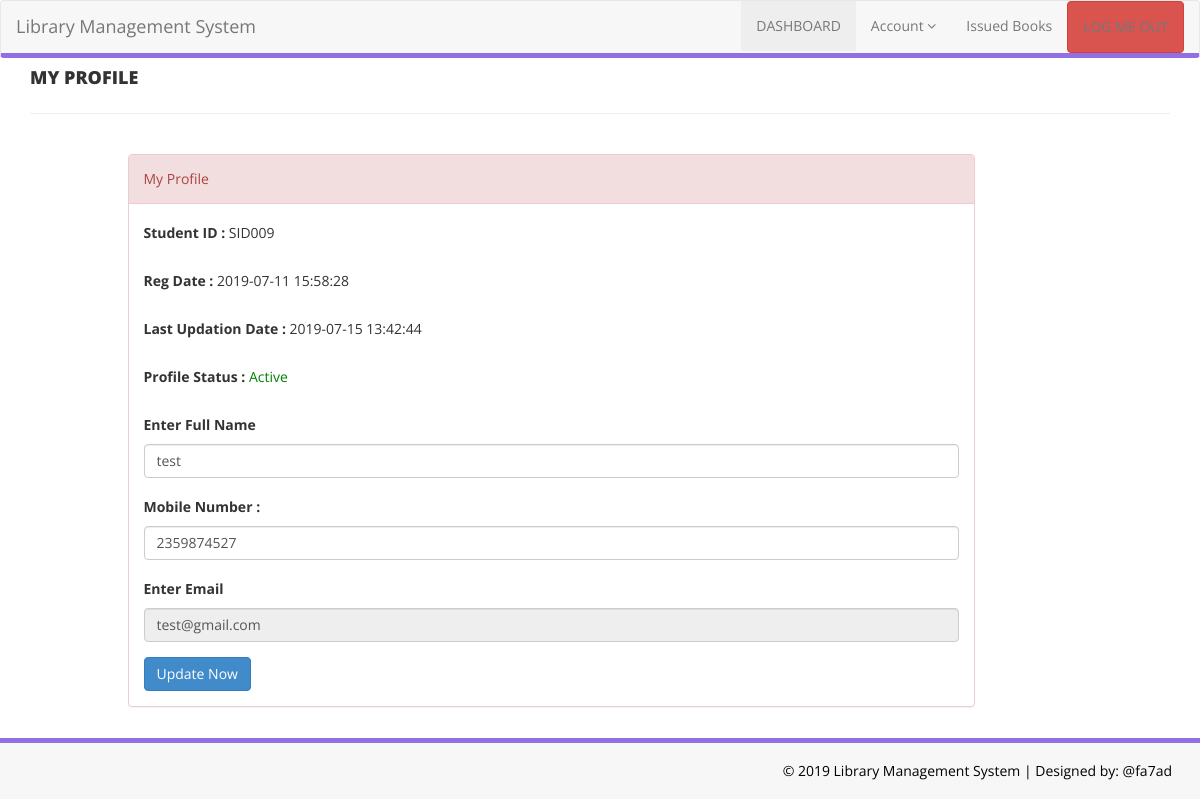
The page /app/src/my-profile.php (signed in) on the database its author committed.
### tables this page shows
CREATE TABLE `tblstudents` (
  `id` int(11) NOT NULL,
  `StudentId` varchar(100) DEFAULT NULL,
  `FullName` varchar(120) DEFAULT NULL,
  `EmailId` varchar(120) DEFAULT NULL,
  `MobileNumber` char(11) DEFAULT NULL,
  `Password` varchar(120) DEFAULT NULL,
  `Status` int(1) DEFAULT NULL,
  `RegDate` timestamp NULL DEFAULT CURRENT_TIMESTAMP,
  `UpdationDate` timestamp NULL DEFAULT NULL ON UPDATE CURRENT_TIMESTAMP
);

### app/src/my-profile.php (the view, shortened to what this page needs)
<?php
include('includes/config.php');
if(strlen($_SESSION['login'])==0)
    {
header('location:index.php');
}
else{
?>
<!DOCTYPE html>
<html lang="en">
<head>
    <link href="assets/css/bootstrap.css" rel="stylesheet" />
    <link href="assets/css/font-awesome.css" rel="stylesheet" />
    <link href="assets/css/style.css" rel="stylesheet" />
</head>
<body>
<?php include('includes/header.php');?>
    <div class="content-wrapper">
         <div class="container">
        <div class="row pad-botm">
            <div class="col-md-12">
                <h4 class="header-line">My Profile</h4>
                            </div>
        </div>
             <div class="row">
<div class="col-md-9 col-md-offset-1">
               <div class="panel panel-danger">
                        <div class="panel-heading">
                           My Profile
                        </div>
                        <div class="panel-body">
                            <form name="signup" method="post">
<?php
$sid=$_SESSION['stdid'];
$sql="SELECT StudentId,FullName,EmailId,MobileNumber,RegDate,UpdationDate,Status from  tblstudents  where StudentId=:sid ";
$query = $dbh -> prepare($sql);
$query-> bindParam(':sid', $sid, PDO::PARAM_STR);
$query->execute();
$results=$query->fetchAll(PDO::FETCH_OBJ);
if($query->rowCount() > 0)
{
foreach($results as $result)
{               ?>
<div class="form-group">
<label>Student ID : </label>
<?php echo htmlentities($result->StudentId);?>
</div>
<div class="form-group">
<label>Reg Date : </label>
<?php echo htmlentities($result->RegDate);?>
</div>
<?php if($result->UpdationDate!=""){?>
<div class="form-group">
<label>Last Updation Date : </label>
<?php echo htmlentities($result->UpdationDate);?>
</div>
<?php } ?>
<div class="form-group">
<label>Profile Status : </label>
<?php if($result->Status==1){?>
<span style="color: green">Active</span>
<?php } else { ?>
<span style="color: red">Blocked</span>
<?php }?>
</div>
<div class="form-group">
<label>Enter Full Name</label>
<input class="form-control" type="text" name="fullanme" value="<?php echo htmlentities($result->FullName);?>" autocomplete="off" required />
</div>
<div class="form-group">
<label>Mobile Number :</label>
<input class="form-control" type="text" name="mobileno" maxlength="10" value="<?php echo htmlentities($result->MobileNumber);?>" autocomplete="off" required />
</div>
<div class="form-group">
<label>Enter Email</label>
<input class="form-control" type="email" name="email" id="emailid" value="<?php echo htmlentities($result->EmailId);?>"  autocomplete="off" required readonly />
</div>
<?php }} ?>
<button type="submit" name="update" class="btn btn-primary" id="submit">Update Now </button>
                                    </form>
                            </div>
                        </div>
                            </div>
        </div>
    </div>
    </div>
    <?php include('includes/footer.php');?>
</body>
</html>
<?php } ?>

### app/src/assets/css/style.css (style rules this page uses)
.content-wrapper { min-height: calc(100vh - 120px); }
.header-line { font-weight: 900; padding-bottom: 25px; border-bottom: 1px solid #eeeeee; text-transform: uppercase; }
.pad-botm { padding-bottom: 30px; }

### rows shown on the page
tblstudents: StudentId "SID009", RegDate "2019-07-11 15:58:28", UpdationDate "2019-07-15 13:42:44", Status "Active", fullanme "test", mobileno "2359874527", email "test@gmail.com"
